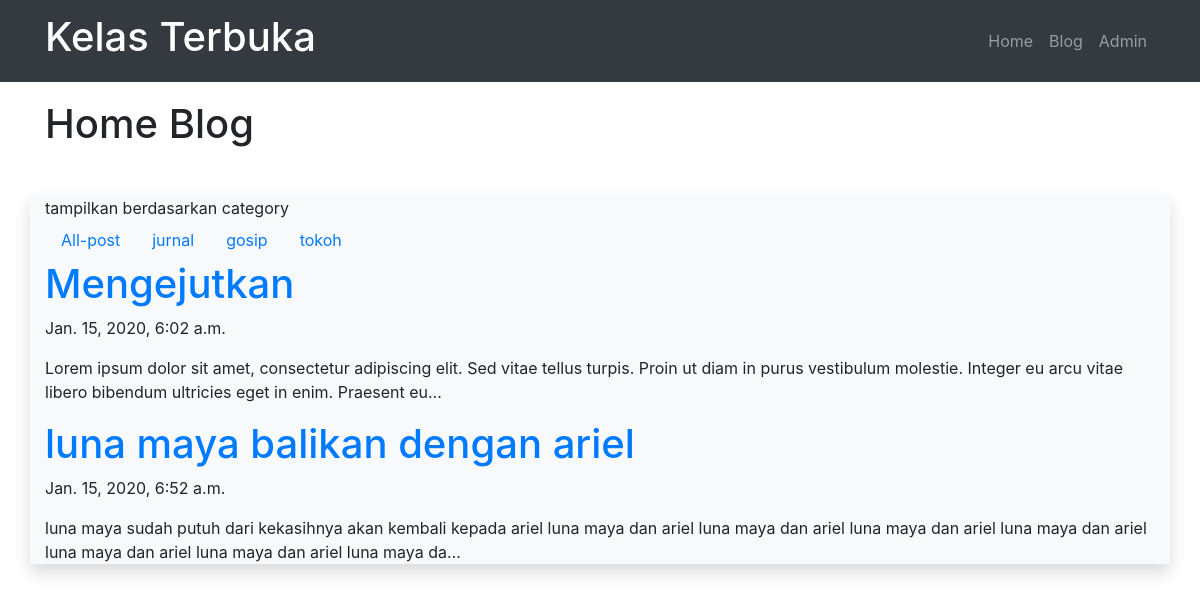
The page /blog/category/gosip on the database its author committed.
### blog/models.py (models this page shows, shortened)
class Post(models.Model):
    judul       = models.CharField(max_length=255)
    body        = models.TextField()
    category    = models.CharField(max_length=255)
    publish     = models.DateTimeField(auto_now_add=True)
    update      = models.DateTimeField(auto_now=True)
    slug        = models.SlugField(blank=True, editable=False)

### blog/views.py (the view)
# urls.py: path('category/<str:categoryInput>', views.categoryPost),
def categoryPost(request, categoryInput):
    posts = Post.objects.filter(category=categoryInput)
    categories = Post.objects.values('category').distinct()
    print(categories)
    context = {
        'Judul': 'Home Blog',
        'Content': 'tampilkan berdasarkan category',
        'Categories': categories,
        'Posts': posts,
    }
    return render(request, 'blog/category.html', context)

### blog/templates/blog/category.html (shortened to what this page needs)
{% extends 'base.html' %}
{% block pageTitle %}
    {{ Judul }}
{% endblock %}
{% block contents %}
    {{ Content }}
    <ul class="nav">
        <li class="nav-item">
                <a class="nav-link" href="/blog/">All-post</a>
        </li>
        {% for dataCategory in Categories %}
            <li class="nav-item">
                <a class="nav-link" href="/blog/category/{{ dataCategory.category }}">{{ dataCategory.category }}</a>
            </li>
        {% endfor %}
    </ul>
    {% for post in Posts %}
        <a href="/blog/post/{{ post.slug }}">
            <h1>{{ post.judul }}</h1>
        </a>
        <p>{{ post.publish }}</p>
        <p>{{ post.body|truncatechars:200 }}</p>
    {% endfor %}
{% endblock %}

### rows shown on the page
Post: judul "Mengejutkan", publish "Jan. 15, 2020, 6:02 a.m.", body "Lorem ipsum dolor sit amet, consectetur adipiscing elit. Sed vitae tellus turpis. Proin ut diam in purus vestibulum molestie. Integer eu arcu vitae libero bibendum ultricies eget in enim. Praesent eu…"
Post: judul "luna maya balikan dengan ariel", publish "Jan. 15, 2020, 6:52 a.m.", body "luna maya sudah putuh dari kekasihnya akan kembali kepada ariel luna maya dan ariel luna maya dan ariel luna maya dan ariel luna maya dan ariel luna maya dan ariel luna maya dan ariel luna maya da…"

### other values the page prints
{{ Judul }} "Home Blog"
{{ Content }} "tampilkan berdasarkan category"
{{ dataCategory.category }} "jurnal" "gosip" "tokoh"
